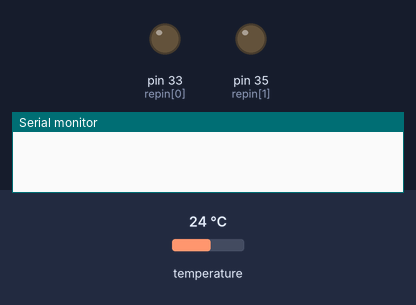
Simulated run of this sketch. Board: Arduino Mega 2560, built with avr-gcc and run on an emulated ATmega2560. Parts: output pins drawn as LEDs (lit = HIGH), the last lines printed to the serial monitor. The test bench sets the inputs (shaded band); at power-on: temperature 24 °C. WiFi joins after 1.5 s; servers stay silent unless stated; uploads are accepted with an empty reply.

Above: at 2.7 s.
2.8 s: temperature set to 31.3 °C
At 12.4 s:
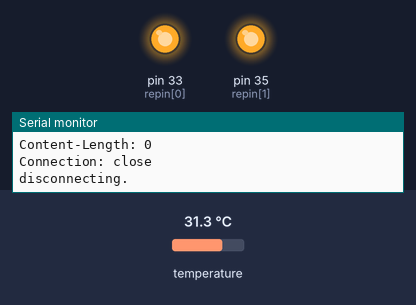
17.4 s: temperature set to 32.6 °C
At 23.4 s:
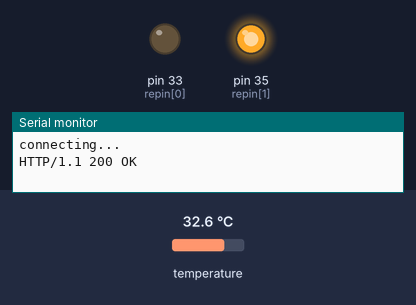
Timing chart, 0 to 24.9 s (numbered marks = the images above; inputs shaded):
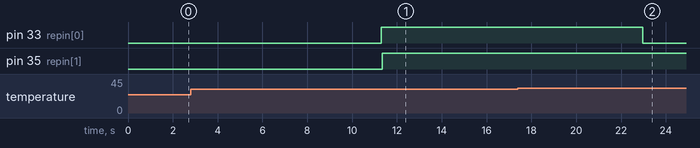

Measured:
- the behaviour switches between 31.7 and 31.8 °C on temperature (found by bisection; images 1 and 2)
- after the input at 17.4 s, pin 33 (repin[0]): HIGH → LOW after 5.6 s

The sketch:

hsc_tempJSONphp2m.ino
```cpp
 /*

 */
#include <EEPROM.h>
#include <OneWire.h>
#include <SPI.h>
#include <Ethernet.h>

#define APIKEY "xxxxxxxxxxxxxxxxxxx1NVxpVkhjNUI5RnlEVT0g" // your sitebuilt api key
#define FEEDID         "02130"// your feed ID
#define USERAGENT      "sitebuilt Arduino Example (83080)" // user agent is the project
byte mac[] = { 0xDE, 0xAD, 0xBE, 0xEF, 0xFE, 0xED};
IPAddress ip(10,0,1,79);//<<< ENTER YOUR IP ADDRESS HERE!!!
EthernetServer server(7777);
EthernetClient client;
IPAddress cosmserver(198,23,156,78);    // numeric IP for api.cosm.com
unsigned long lastConnectionTime = 0; // last time you connected to the server, in millis
boolean lastConnected = false; // state of the connection last time through the main loop
const unsigned long postingInterval = 10*1000; //delay between updates to Cosm.com

OneWire  ds(28);  // for due on pin 15 analog 1
float celsius, fahrenheit;
String jsn = "";
int jlen;
int nc=2;//number of circuits
int mb =10; //memory begin offset
int me = mb+nc;//memory loc 9 is mb-1 and
// if mb-1 > 175  then memorysetpt = ~72F if <90 ~52F
int hyst[] = {2,2,2,2}; //hysteresis
String tempstr = "";
String setptstr;
String relaystr;


String ostr = "";
int temp[7];
int setpt[7];
int relay[7];
int repin[] = {33,35,37,39};
char tempBuf[32] = {0};
int ctr = 0;

void setup() {
  // start serial port:
  Serial.begin(9600);
 // start the Ethernet connection:
  if (Ethernet.begin(mac) == 0) {
    Serial.println("Failed to configure Ethernet using DHCP");
    // DHCP failed, so use a fixed IP address:
    Ethernet.begin(mac, ip);
  }
    for (int j=0;j<nc;j++ ){
  	pinMode(repin[j], OUTPUT);
  }
}

void loop() {
  // if there's incoming data from the net connection.
  if (client.available()) {
    char c = client.read();
    Serial.print(c);
  }
  // if there's no net connection, but there was one last time
  // through the loop, then stop the client:
  if (!client.connected() && lastConnected) {
    Serial.println();
    Serial.println("disconnecting.");
    client.stop();
  }
  // if you're not connected, and ten seconds have passed since
  // your last connection, then connect again and send data:
  if(!client.connected() && (millis() - lastConnectionTime > postingInterval)) {
    Serial.println("meets conditions");
   	readTemps();
    readSetpts();
    setRelays();
    //readOtherStuff();
    assembleData();
    sendData();
    lastConnectionTime = millis();
  }
  // store the state of the connection for next time through
  // the loop:
  lastConnected = client.connected();
}

void readTemps(){
    //tempstr = "\"temperatures\": \"Device is not a DS18x20 family device.\"";
    //*
    byte i;
    byte present = 0;
    byte type_s;
    byte data[12];
    byte addr[8];
    tempstr = ""; //empty the tempstr
    ctr = 0;
    ds.reset_search();
    delay(250);
    while ( ds.search(addr)){

        Serial.print("ROM =");
        for( i = 0; i < 8; i++) {
        Serial.write(' ');
        Serial.print(addr[i], HEX);
        }
        if (OneWire::crc8(addr, 7) != addr[7]) {
          Serial.println("CRC is not valid!");
          tempstr = "\"temp\": \"CRC is not valid!\"";
          return;
        }
        Serial.println();
        // the first ROM byte indicates which chip
        switch (addr[0]) {
        case 0x10:
          Serial.println("  Chip = DS18S20");  // or old DS1820
          type_s = 1;
          break;
        case 0x28:
          Serial.println("  Chip = DS18B20");
          type_s = 0;
          break;
        case 0x22:
          Serial.println("  Chip = DS1822");
          type_s = 0;
          break;
        default:
          Serial.println("Device is not a DS18x20 family device.");
          tempstr = "\"temp\": \"Device is not a DS18x20 family device.\"";
          return;
      }
      ds.reset();
      ds.select(addr);
      ds.write(0x44,1);         // start conversion, with parasite power on at the end
      delay(1000);     // maybe 750ms is enough, maybe not
      // we might do a ds.depower() here, but the reset will take care of it.
      present = ds.reset();
      ds.select(addr);
      ds.write(0xBE);         // Read Scratchpad
      Serial.print("  Data = ");
      Serial.print(present,HEX);
      Serial.print(" ");
      for ( i = 0; i < 9; i++) {           // we need 9 bytes
        data[i] = ds.read();
        Serial.print(data[i], HEX);
        Serial.print(" ");
      }
      Serial.print(" CRC=");
      Serial.print(OneWire::crc8(data, 8), HEX);
      Serial.println();
      // convert the data to actual temperature
      unsigned int raw = (data[1] << 8) | data[0];
      if (type_s) {
        raw = raw << 3; // 9 bit resolution default
        if (data[7] == 0x10) {
          // count remain gives full 12 bit resolution
          raw = (raw & 0xFFF0) + 12 - data[6];
        }
      } else {
        byte cfg = (data[4] & 0x60);
        if (cfg == 0x00) raw = raw << 3;  // 9 bit resolution, 93.75 ms
        else if (cfg == 0x20) raw = raw << 2; // 10 bit res, 187.5 ms
        else if (cfg == 0x40) raw = raw << 1; // 11 bit res, 375 ms
        // default is 12 bit resolution, 750 ms conversion time
      }
      // divide raw/16 for celsius and *9/5+32 for F but do it on sitebuilt
      //appends raw to json
          temp[ctr]=raw;
      ++ctr;
      tempstr= tempstr + raw + ", ";
      //do any formatting and float stuff on sitebuilt server
    }
    //out of while loop, no more addresses to read
    Serial.println("No more addresses.");
    Serial.println();
    tempstr = tempstr.substring(0,tempstr.length()-2);//strip the last ,
    tempstr = "\"temp\": [" +tempstr + "]";
    Serial.println(tempstr);
    //*/
        //tempstr = "\"temp\": [356, 344 ]";
}

void readSetpts(){
	setptstr="";
	for (int k=0;k<nc;k++ ){
		setpt[k]=EEPROM.read(k+mb);
		setptstr = setptstr + setpt[k] + ", ";
	}
	setptstr = setptstr.substring(0,setptstr.length()-2);//strip the last ,
    setptstr = "\"setpt\": [" +setptstr + "]";
	//setptstr = "\"setpt\": [300, 310]";
     Serial.println(setptstr);
}

void setRelays(){
	///*
	relaystr="";
	for (int k=0;k<nc;k++ ){
		if(temp[k]>setpt[k]*2) {//if temps reached setpoint
			relay[k]=0;//record new state
			digitalWrite(repin[k], LOW); //turn off zone
		}
		if(temp[k]<setpt[k]*2-hyst[k]) {
			relay[k]=1;//record new state
			digitalWrite(repin[k], HIGH); //turn on zone
		}//if temp between those points don't do anything
		relaystr = relaystr + relay[k]+ ", ";
		String rt = "temp";
		rt += k; rt+=" is "; rt+=temp[k]; rt+=", setpt-delay=";rt+=setpt[k]*2 - hyst[k];
		Serial.println(rt);
		//Serial.println('temp'+ k +'is ' + temp[k] + ', setpt - delay = '+ setpt[k]*2 - hyst[k])
	}
	relaystr = relaystr.substring(0,relaystr.length()-2);//strip the last ,
    relaystr = "\"relay\": [" +relaystr + "]";
    Serial.println(relaystr);
    //*/
     //relaystr = "\"relay\": [1, 0]";
}

void readOtherStuff(){
    ostr = "\"noise\": {\"sensor-1\": 42, \"sensor-2\": 43}" ;
    /*
    ostr = "\"noise\": {";
    // here's the actual content of the PUT request:
    for (int analogChannel = 2; analogChannel < 6; analogChannel++) {
      int sensorReading = analogRead(analogChannel);
      String schan = "\"sensor";
      schan = schan + analogChannel;
     schan= schan + "\":";
      ostr = ostr + schan;
      ostr = ostr + sensorReading +", ";
    }
    ostr = ostr.substring(0,ostr.length()-2);//strip the last ,
    ostr = ostr + "} " ;
    //should look like \"noise\": {\"sensor1\": 124,  \"sensor2\": 2224}
    */
}

void assembleData(){
    jsn = "{\"data\": {" + tempstr + ", " + setptstr + ", " + relaystr + "}}";
    jlen = jsn.length();
    Serial.println(jsn);
}

// this method makes a HTTP connection to the server:
void sendData() {
  // if there's a successful connection:
  if (client.connect(cosmserver, 80)) {
    Serial.println("connecting...");
    // send the HTTP PUT request:
    client.print("PUT /feeds/getnoise2.php");
    //client.print(FEEDID);
    client.println(" HTTP/1.1");
    client.println("Host: api.cosm.com");
    client.print("X-ApiKey: ");
    client.println(APIKEY);
    client.print("User-Agent: ");
    client.println(USERAGENT);
    client.print("Content-Length: ");
    // calculate the length of the sensor reading in bytes:
    // 8 bytes for "sensor1," + number of digits of the data:
    //int thisLength = 8 + getLength(thisData);
    client.println(jlen);
    // last pieces of the HTTP PUT request:
    client.println("Content-Type: application/json");
    client.println("Connection: close");
    client.println();
    client.println(jsn);

  }
  else {
    // if you couldn't make a connection:
    Serial.println("connection failed");
    Serial.println();
    Serial.println("disconnecting.");

    client.stop();
  }
   // note the time that the connection was made or attempted:
}
```
